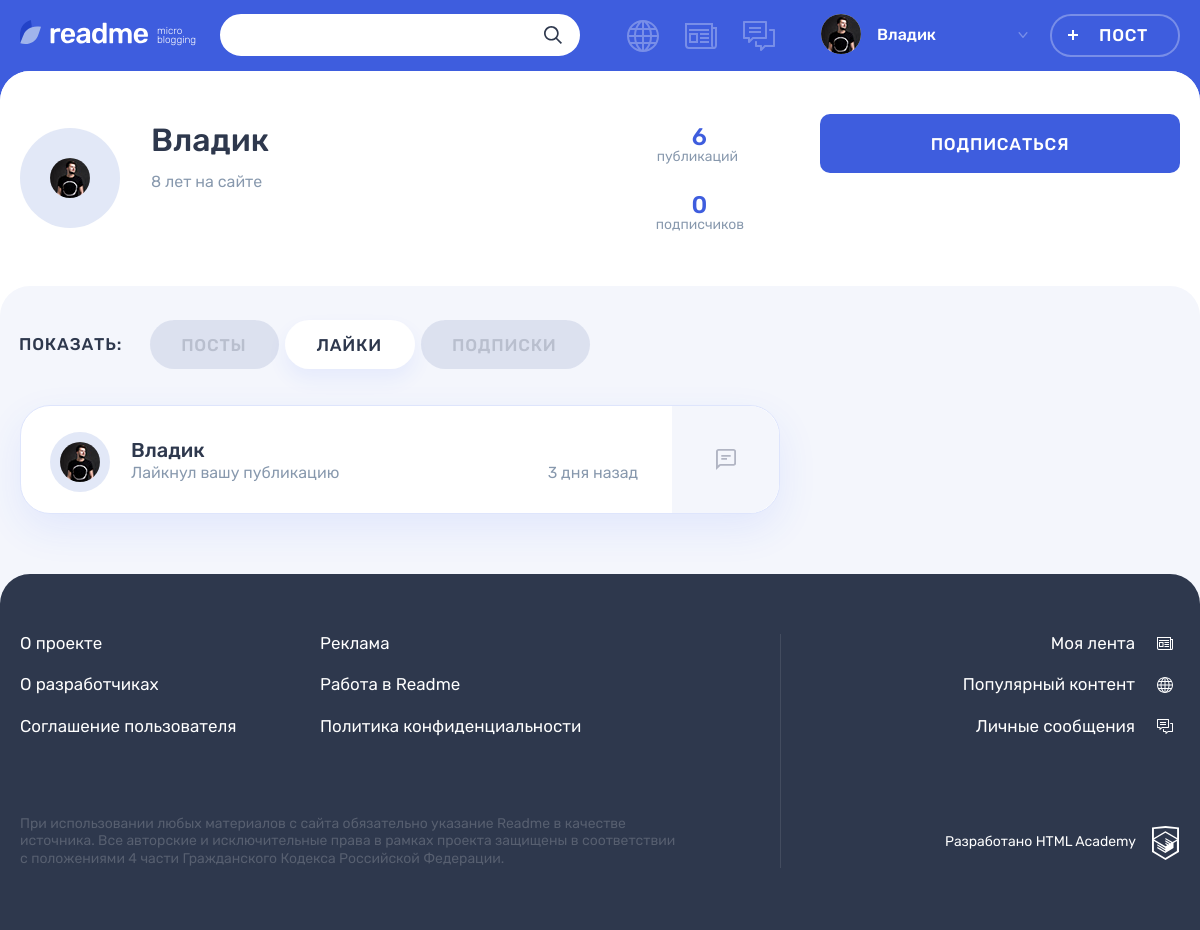
Screenshot of /profile.php?user=2&tab=likes (signed in) with the database file from the repository.
### tables this page shows
CREATE TABLE IF NOT EXISTS `users` (
  `users_id` INT NOT NULL AUTO_INCREMENT,
  `registration_date` DATETIME NOT NULL,
  `email` VARCHAR(225) NOT NULL,
  `name` VARCHAR(225) NOT NULL,
  `password` VARCHAR(225) NOT NULL,
  `avatar` VARCHAR(225) NULL,
  `contact_info` VARCHAR(225) NULL,
  PRIMARY KEY (`users_id`),
  UNIQUE INDEX `idusers_UNIQUE` (`users_id` ASC),
  UNIQUE INDEX `email_UNIQUE` (`email` ASC));

CREATE TABLE IF NOT EXISTS `posts` (
  `posts_id` INT NOT NULL AUTO_INCREMENT,
  `post_date` DATETIME NOT NULL,
  `title` TEXT(120) NOT NULL,
  `content` TEXT NOT NULL,
  `quote_author` VARCHAR(225) NULL,
  `img_url` VARCHAR(225) NULL,
  `video_url` VARCHAR(225) NULL,
  `users_site_url` VARCHAR(225) NULL,
  `number_of_views` INT NOT NULL DEFAULT 0,
  `users_id` INT NOT NULL,
  `content_types_id` INT NOT NULL,
  `isrepost` INT DEFAULT 0,
  `user_author_id` INT DEFAULT 0,
  `post_origin_id` INT DEFAULT 0,
  PRIMARY KEY (`posts_id`),
  INDEX `id_UNIQUE` (`posts_id` ASC),
  INDEX `users_to_posts_idx` (`users_id` ASC),
  INDEX `fk_posts_content_types1_idx` (`content_types_id` ASC),
  FULLTEXT INDEX `posts_search` (`title`, `content`),
  CONSTRAINT `users_to_posts`
    FOREIGN KEY (`users_id`)
    REFERENCES `users` (`users_id`)
    ON DELETE NO ACTION
    ON UPDATE NO ACTION,
  CONSTRAINT `posts_to_content_types`
    FOREIGN KEY (`content_types_id`)
    REFERENCES `content_types` (`content_types_id`)
    ON DELETE NO ACTION
    ON UPDATE NO ACTION);

CREATE TABLE IF NOT EXISTS `likes` (
  `likes_id` INT NOT NULL AUTO_INCREMENT,
  `likes_date` VARCHAR(255) NOT NULL,
  `post_id` INT NOT NULL,
  `user_id` INT NOT NULL,
  PRIMARY KEY (`likes_id`),
  INDEX `fk_posts_has_users_users1_idx` (`user_id` ASC),
  INDEX `fk_posts_has_users_posts1_idx` (`post_id` ASC, `likes_id` ASC),
  UNIQUE INDEX `posts_likes_id_UNIQUE` (`likes_id` ASC),
  CONSTRAINT `fk_posts_has_users_posts1`
    FOREIGN KEY (`post_id`)
    REFERENCES `posts` (`posts_id`)
    ON DELETE NO ACTION
    ON UPDATE NO ACTION,
  CONSTRAINT `fk_posts_has_users_users1`
    FOREIGN KEY (`user_id`)
    REFERENCES `users` (`users_id`)
    ON DELETE NO ACTION
    ON UPDATE NO ACTION);

### templates/profile.php (the view, shortened to what the rows shown need)
<?php foreach ($user as $userData) ?>
<main class="page__main page__main--profile">
    <div class="profile profile--default">
        <div class="profile__user-wrapper">
            <div class="profile__user user container">
                <div class="profile__user-info user__info">
                    <div class="profile__avatar user__avatar">
                        <img class="profile__picture user__picture" src="<?= $userData['avatar'] ?>" alt="">
                    </div>
                    <div class="profile__name-wrapper user__name-wrapper">
                        <span class="profile__name user__name"><?= $userData['name'] ?></span>
                        <time class="profile__user-time user__time" datetime="<?= date('Y.m.d.',
                            strtotime($userData['registration_date'])) ?>"><?= showTimeGap($userData['registration_date']) . ' на сайте' ?></time>
                    </div>
                </div>
                <div class="profile__rating user__rating">
                    <p class="profile__rating-item user__rating-item user__rating-item--publications">
                        <span class="user__rating-amount"><?= $userDataPosts ?></span>
                        <span class="profile__rating-text user__rating-text">публикаций</span>
                    </p>
                </div>
            </div>
        </div>
        <div class="profile__tabs-wrapper tabs">
            <div class="container">
                <div class="profile__tab-content">
                    <section
                            class="profile__likes tabs__content<?= $getTab === 'likes' ? ' tabs__content--active' : '' ?>">
                        <?php if ($getTab === 'likes'): ?>
                            <ul class="profile__likes-list">
                                <?php foreach ($likers as $likeData): ?>
                                    <?php if ($likeData['type'] === 'picture'): ?>
                                        <li class="post-mini post-mini--photo post user">
                                            <div class="post-mini__user-info user__info">
                                                <div class="post-mini__avatar user__avatar">
                                                    <a class="user__avatar-link"
                                                       href="profile.php?user=<?= $likeData['users_id'] ?>">
                                                        <img class="post-mini__picture user__picture"
                                                             src="<?= $likeData['avatar'] ?>" alt="">
                                                    </a>
                                                </div>
                                                <div class="post-mini__name-wrapper user__name-wrapper">
                                                    <a class="post-mini__name user__name"
                                                       href="profile.php?user=<?= $likeData['users_id'] ?>">
                                                        <span><?= $likeData['name'] ?></span>
                                                    </a>
                                                    <div class="post-mini__action">
                                                        <span class="post-mini__activity user__additional">Лайкнул вашу публикацию</span>
                                                        <time class="post-mini__time user__additional"
                                                              datetime="<?= date('Y.m.d H:i',
                                                                  $likeData['likes_date']) ?>"><?= showTimeGap($likeData['likes_date']) ?>
                                                            назад
                                                        </time>
                                                    </div>
                                                </div>
                                            </div>
                                            <div class="post-mini__preview">
                                                <a class="post-mini__link" href="post.php?postId=<?= $likeData['posts_id'] ?>" title="Перейти на публикацию">
                                                    <div class="post-mini__image-wrapper">
                                                        <img class="post-mini__image" src="<?= $likeData['content'] ?>"
                                                             width="109" height="109" alt="">
                                                    </div>
                                                    <span class="visually-hidden">Фото</span>
                                                </a>
                                            </div>
                                        </li>
                                    <?php elseif ($likeData['type'] === 'text'): ?>
                                        <li class="post-mini post-mini--text post user">
                                            <div class="post-mini__user-info user__info">
                                                <div class="post-mini__avatar user__avatar">
                                                    <a class="user__avatar-link" href="profile.php?user=<?= $likeData['users_id'] ?>">
                                                        <img class="post-mini__picture user__picture"
                                                             src="<?= $likeData['avatar'] ?>" alt="">
                                                    </a>
                                                </div>
                                                <div class="post-mini__name-wrapper user__name-wrapper">
                                                    <a class="post-mini__name user__name" href="profile.php?user=<?= $likeData['users_id'] ?>">
                                                        <span><?= $likeData['name'] ?></span>
                                                    </a>
                                                    <div class="post-mini__action">
                                                        <span class="post-mini__activity user__additional">Лайкнул вашу публикацию</span>
                                                        <time class="post-mini__time user__additional"
                                                              datetime="<?= date('Y.m.d H:i',
                                                                  $likeData['likes_date']) ?>"><?= showTimeGap($likeData['likes_date']) ?>
                                                            назад
                                                        </time>
                                                    </div>
                                                </div>
                                            </div>
                                            <div class="post-mini__preview">
                                                <a class="post-mini__link" href="#" title="Перейти на публикацию">
                                                    <svg class="post-mini__preview-icon" width="20" height="21">
                                                        <use xlink:href="#icon-filter-text"></use>
                                                    </svg>
                                                </a>
                                            </div>
                                        </li>
                                    <?php endif; ?>
                                <?php endforeach ?>
                            </ul>
                        <?php endif ?>
                    </section>
                </div>
            </div>
        </div>
    </div>
</main>

### templates/layout.php (shortened to what the rows shown need)
<!DOCTYPE html>
<html lang="ru">
<head>
    <link rel="stylesheet" href="css/main.css">
    <link rel="stylesheet" href="css/style.css">
</head>
<body class="page">
<header class="header">
    <div class="header__wrapper container">
        <div class="header__nav-wrapper">
            <nav class="header__nav">
                <?php
                if (isset($userSession['user-name'])) :
                    ?>
                    <ul class="header__my-nav">
                        <li class="header__my-page header__my-page--popular">
                            <a class="header__page-link<?= ($getBlock === 'pop') ? ' header__page-link--active' : '' ?>"
                               href="popular.php?block=pop&sort=pop&tab=all&page=1" title="Популярный контент">
                            </a>
                        </li>
                        <li class="header__my-page header__my-page--feed">
                            <a class="header__page-link<?= ($getBlock === 'feed') ? ' header__page-link--active' : '' ?>"
                               title="Моя лента" href="feed.php?block=feed&tab=all">
                            </a>
                        </li>
                        <li class="header__my-page header__my-page--messages">
                            <a class="header__page-link<?= ($getBlock === 'messages') ? ' header__page-link--active' : '' ?>" href="messages.php?block=messages" title="Личные сообщения">
                            </a>
                        </li>
                    </ul>
                    <ul class="header__user-nav">
                        <li class="header__profile">
                            <a class="header__profile-link" href="profile.php?user=<?= $userSession['user-id']?>&tab=posts">
                                <div class="header__avatar-wrapper">
                                    <img class="header__profile-avatar" src="<?= $userSession['user-ava'] ?>"
                                         alt="">
                                </div>
                                <div class="header__profile-name">
                                    <span><?= $userSession['user-name'] ?></span>
                                    <svg class="header__link-arrow" width="10" height="6">
                                        <use xlink:href="#icon-arrow-right-ad"></use>
                                    </svg>
                                </div>
                            </a>
                        </li>
                        <li>
                            <a class="header__post-button button button--transparent" href="add.php?tab=text">Пост</a>
                        </li>
                    </ul>
                <?php endif ?>
            </nav>
        </div>
    </div>
</header>
<?= $content ?>
</body>
</html>

### rows the page displays
users: avatar (picture), name "Владик", registration_date "8 лет"
posts: posts_id "6"
posts: users.avatar (picture), users.name "Владик", likes.likes_date "3 дня"

### other values shown
$userDataSubs "0"
